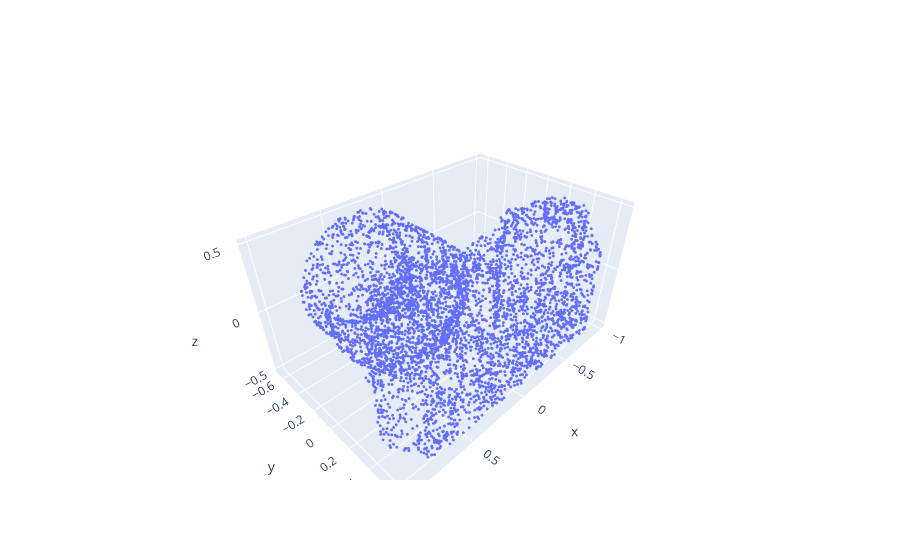

This figure's notebook cell:
### Code cell
# sample point cloud on random object
num_samples = 5000
samples = utils.mesh_to_pointcloud(mesh['verts'], mesh['faces'], num_samples)

fig = go.Figure(
    [go.Scatter3d(x=samples[:, 0], y=samples[:, 1],z=samples[:, 2], mode='markers',
        marker=dict(
            size=1
            )
    )]
)
fig.show()

### Figure 1 — Plotly figure (JSON) as saved in the notebook; plotly's stock layout.template omitted (floating-point values rounded to 4 significant figures; data arrays with more than 128 entries replaced by an {"elided": "..."} marker saying what was removed)
{"data": [{"marker": {"size": 1}, "mode": "markers", "type": "scatter3d", "x": {"elided": "5000 float values"}, "y": {"elided": "5000 float values"}, "z": {"elided": "5000 float values"}}], "layout": {}}
